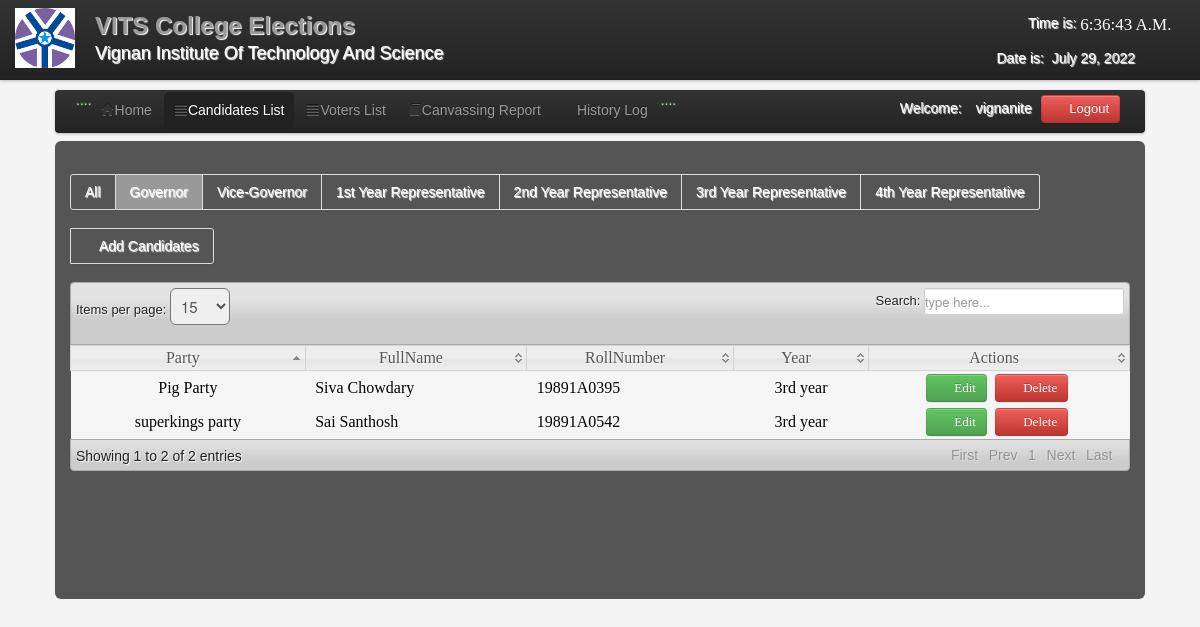
Page /admin/candidate_for_governor.php (signed in) on the committed database.
### tables this page shows
CREATE TABLE IF NOT EXISTS `users` (
  `User_id` int(11) NOT NULL AUTO_INCREMENT,
  `FullName` varchar(100) NOT NULL,
  `UserName` varchar(100) NOT NULL,
  `Password` varchar(100) NOT NULL,
  `User_Type` varchar(50) NOT NULL,
  PRIMARY KEY (`User_id`)
);

CREATE TABLE IF NOT EXISTS `candidate` (
  `CandidateID` int(11) NOT NULL AUTO_INCREMENT,
  `RollNumber` varchar(200) NOT NULL,
  `abc` varchar(1) NOT NULL,
  `Position` varchar(200) NOT NULL,
  `Party` varchar(100) NOT NULL,
  `FullName` varchar(200) NOT NULL,
  `Gender` varchar(6) NOT NULL,
  `Year` varchar(100) NOT NULL,
  `Photo` varchar(200) NOT NULL,
  PRIMARY KEY (`CandidateID`)
);

### admin/session.php (called while the page is built, shortened)
<?php
$id_session=$_SESSION['id'];
?>

### admin/candidate_for_governor.php (the view, shortened to what this page needs)
<?php
include('session.php');
include('header.php');
include('dbcon.php');
?>
</head>
<body>
<?php include('nav_top.php'); ?>
<div class="wrapper">
<div class="home_body">
<div class="navbar">
	<div class="navbar-inner">
	<div class="container">
	<ul class="nav nav-pills">
	  <li>....</li>
	  <li><a href="home.php"><i class="icon-home icon-large"></i>Home</a></li>
	  <li  class="active"><a  href="candidate_list.php"><i class="icon-align-justify icon-large"></i>Candidates List</a></li>
	  <li class=""><a  href="voter_list.php"><i class="icon-align-justify icon-large"></i>Voters List</a></li>
		 <li><a  href="canvassing_report.php"><i class="icon-book icon-large"></i>Canvassing Report</a></li>
		    <li><a  href="History.php"><i class="icon-table icon-large"></i>History Log</a>
		   <li>....</li>
	 </ul>
	<form class="navbar-form pull-right">
		<?php $result=mysqli_query($conn,"select * from users where User_id='$id_session'");
	$row=mysqli_fetch_array($result);
	?>
	<font color="white">Welcome:<i class="icon-user-md"></i><?php echo $row['FullName']; ?></font>
	<a class="btn btn-danger" id="logout" data-toggle="modal" href="#myModal"><i class="icon-off"></i>&nbsp;Logout</a>
	</form>
	</div>
	</div>
	</div>
	<div id="element" class="hero-body">
       <div class="pagination">
    <ul>
    <li><a href="candidate_list.php"><font color="white">All</font></a></li>
    <li class="active"><a href="candidate_for_governor.php"><font color="white">Governor</font></a></li>
    <li><a href="candidate_for_vice-governor.php"><font color="white">Vice-Governor</font></a></li>
    <li><a href="1st_year.php"><font color="white">1st Year Representative</font></a></li>
    <li><a href="2nd_year.php"><font color="white">2nd Year Representative</font></a></li>
    <li><a href="3rd_year.php"><font color="white">3rd Year Representative</font></a></li>
    <li><a href="4th_year.php"><font color="white">4th Year Representative</font></a></li>
    </ul>
    </div>
	<div class="pagination">
		  <ul>
    <li><a href="new_candidate.php"><font color="white"><i class="icon-plus icon-large"></i>Add Candidates</font></a></li>
    </ul>
	</div>
	<table class="users-table">
<div class="demo_jui">
		<table cellpadding="0" cellspacing="0" border="0" class="display" id="log" class="jtable">
			<thead>
				<tr>
				<th>Party</th>
				<th>FullName</th>
				<th>RollNumber</th>
				<th>Year</th>
				<th>Actions</th>
				</tr>
			</thead>
			<tbody>
<?php $candidate_query=mysqli_query($conn,"select  * from candidate where Position='Governor'");
		while($candidate_rows=mysqli_fetch_array($candidate_query)){ $id=$candidate_rows['CandidateID'];
		?>
<tr class="del<?php echo $id ?>">
	<td align="center"><?php echo $candidate_rows['Party']; ?></td>
	<td><?php echo $candidate_rows['FullName']; ?></td>
	<td><?php echo $candidate_rows['RollNumber']; ?></td>
	<td align="center"><?php echo $candidate_rows['Year']; ?></td>
	<td width="240" align="center">
	<a class="btn btn-Success" href="edit_candidate.php<?php echo '?id='.$id; ?>"><i class="icon-edit icon-large"></i>&nbsp;Edit</a>&nbsp;
	<a class="btn btn-danger1" id="<?php echo $id; ?>"><i class="icon-trash icon-large"></i>&nbsp;Delete</a>&nbsp;
	</td>
	</tr>
<?php } ?>
			</tbody>
		</table>
	</div>
	</div>
</div>
</body>
</html>

### admin/css/datatable/demo_table_jui.css (style rules this page uses)
table.display thead th { cursor: pointer; padding: 3px 0 3px 10px; }
table.display { border-collapse: collapse; clear: both; margin: 0 auto; width: 100%; }
table.display td { padding: 3px 10px; }
tr.odd { background-color: #f5f5f5; }
tr.even { background-color: #f5f5f5; }
tr.odd td.sorting_1 { background-color: f5f5f5; }
tr.even td.sorting_1 { background-color: f5f5f5; }

### admin/css/Home.css (style rules this page uses)
* { margin:0; padding:0; }
body { font-family:"Trebuchet MS", "Myriad Pro", Arial, sans-serif; font-size:14px; background-color: #fff; background:#f4f4f4 url(../images/bg.gif) repeat top left; text-shadow:1px 1px 1px #fff; background-position: 0 0px; }
.wrapper { width:1090px; margin:10px auto; }

### admin/candidate_for_governor.php (style rules this page uses)
body { background-image: url('images/c11.png'); background-repeat: no-repeat; background-attachment: fixed; background-size: 100% 100%; }

### rows in the picture
users: FullName "vignanite"
candidate: Party "Pig Party", FullName "Siva Chowdary", RollNumber "19891A0395", Year "3rd year"
candidate: Party "superkings party", FullName "Sai Santhosh", RollNumber "19891A0542", Year "3rd year"
